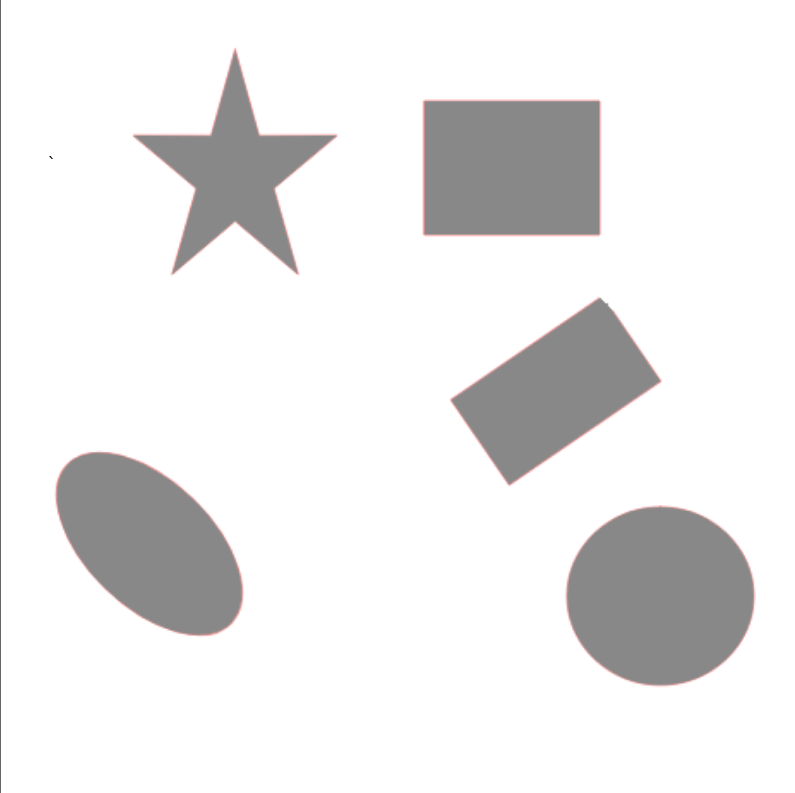
#> input picture images/shapes.png, 795 x 793 px
$ python shape.py   (Python 2 division)   (older library calls are emulated)
#> lines starting #> are read from the running program, lines starting #| are printed output that depends on the picture; after the words box and inside, x2 and y2 are one past the last pixel; in counts of white or black regions, pixels touching at a corner belong together
import cv2 as cv
import numpy as np


if __name__ == "__main__":
    image = cv.imread('../images/shapes.png')
#> image is the input picture: shape (793, 795, 3); mean B, G, R 234.4, 234.4, 234.9

    gray = cv.cvtColor(image, cv.COLOR_BGR2GRAY)
    ret, thresh = cv.threshold(gray, 137, 255, cv.THRESH_BINARY_INV)
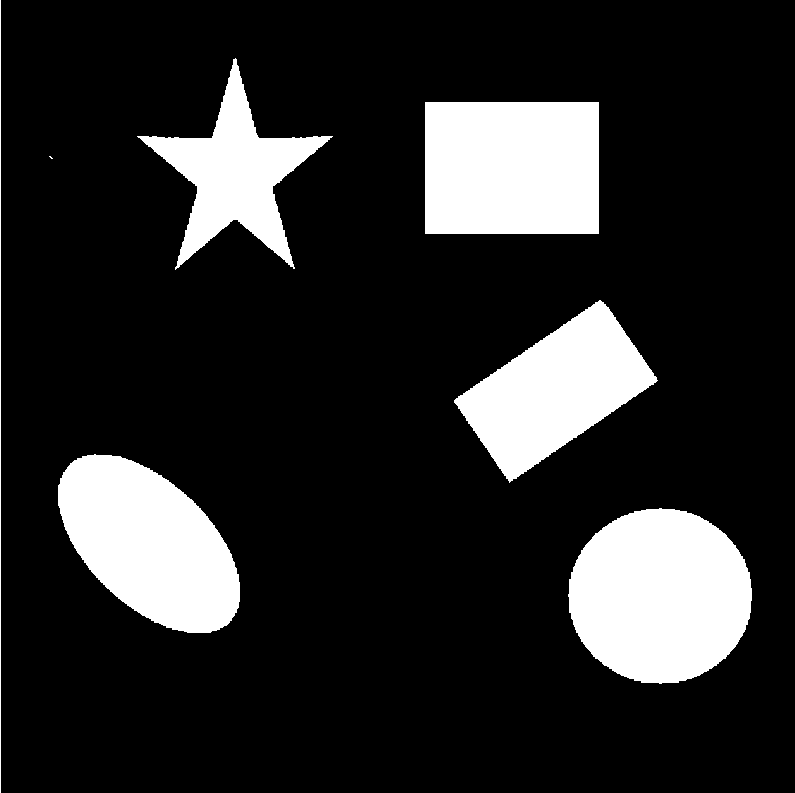
#> thresh: shape (793, 795); 16.2% white; 7 white regions (1 under 20 px)

    gray, contours, hierarchy = cv.findContours(thresh, cv.RETR_EXTERNAL, cv.CHAIN_APPROX_NONE)
#> contours = 7 contours, 2 with area under 20; largest, box (x1, y1, x2, y2) and area: (568, 508, 752, 684) 24970, (425, 102, 599, 234) 22663, (58, 454, 240, 633) 21290, (454, 300, 658, 483) 17732, (137, 58, 333, 270) 13182
    contours = sorted(contours, key=cv.contourArea, reverse=False)
    # cv.drawContours(image, contours, -1, (0, 255, 0), 3)


    M = {}
    i = 0
    for cnt in contours:
            #calculate mass center
            try:
                M = cv.moments(cnt)
                x = int(M['m10']/M['m00'])
                y = int(M['m01']/M['m00'])
                cv.circle(image, (x,y), 5, (0,0,255), 10)
                print 'Center: ', x, y
                print 'Area:', cv.contourArea(cnt)
                (x,y), theta , = cv.minEnclosingCircle(cnt)
                print 'Oritntation', theta
                area = cv.contourArea(cnt)
                hull = cv.convexHull(cnt)
                hull_area = cv.contourArea(hull)
                solidity = float(area)/hull_area
                print 'Solidity', solidity
                print 'rownowazny promien', np.sqrt(4*area/np.pi)
                x, y, w, h = cv.boundingRect(cnt)
                aspect_ratio = float(w)/h
                print 'aspect ratio', aspect_ratio
            except:
                pass

            #plot line
            try:
                rows, cols = image.shape[:2]
                [vx, vy, x, y] = cv.fitLine(cnt, cv.DIST_L2, 0, 0.01, 0.01)
                lefty = int((-x*vy/vx) + y)
                righty = int(((cols-x)*vy/vx)+y)
                print (cols-1, righty), (0, lefty)
                cv.line(image, (cols-1, righty), (0, lefty), (255, 0, 0), 2)
            except:
                pass


            i += 1
#> this loop made 7 passes
#> (x, y, theta, area, hull_area, solidity, w, h) on passes 3, 4, 5, 7: ([234.6], [172.4], 113.7, 13181.5, 28436.5, 0.464, 196, 212), ([553.5], [391.1], 102.1, 17732.5, 18178.5, 0.975, 204, 183), ([148.7], [543.4], 112.5, 21290.5, 21572, 0.987, 182, 179), ([659.6], [595.8], 92.25, 24969.5, 25280.5, 0.988, 184, 176)
#> (vx, vy, x, y, lefty, righty) on pass 1: ([-4.37e-08], [1], [0], [396], 396, -18187479040)
#> (printed output is left out)
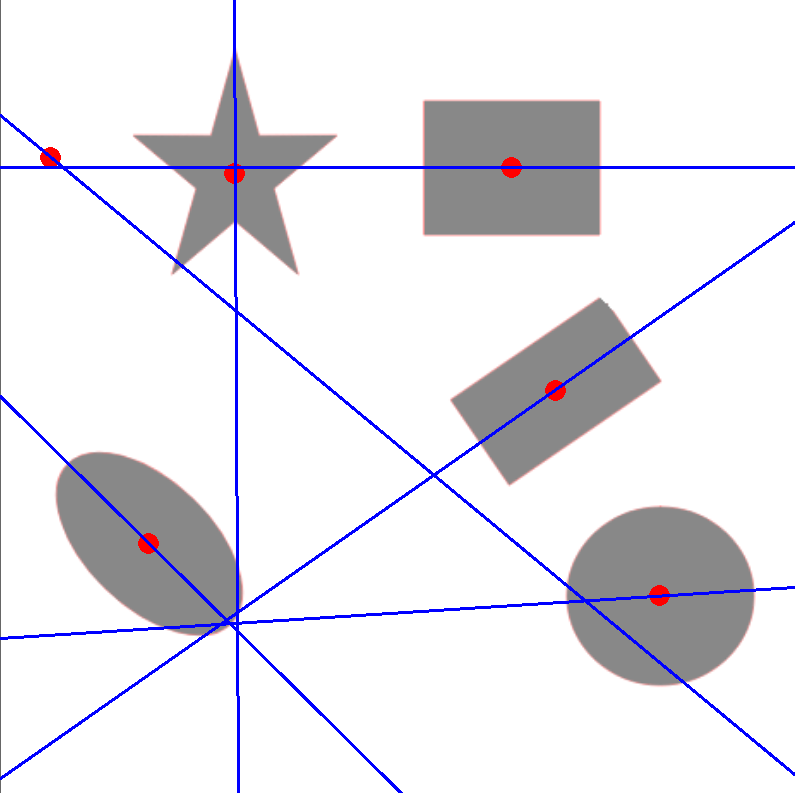
#> image: shape (793, 795, 3); 2.63% of pixels changed, all inside (x1, y1, x2, y2) = (0, 0, 795, 793)
#> after the loop, i = 7

    # [19 lines of commented-out code are left out]


    cv.imshow('start', image)
    # cv.imshow('tr', thresh)
    cv.waitKey(0)

    cv.destroyAllWindows()
    print 'did'
